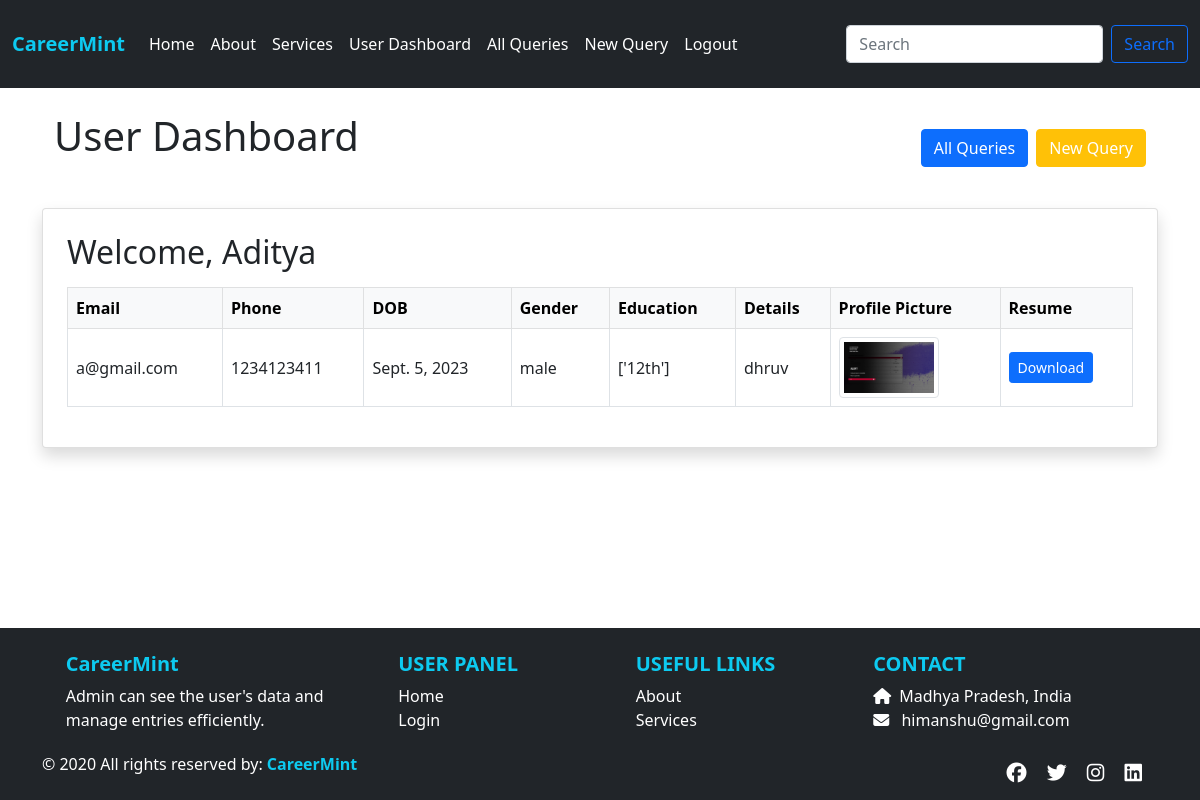
/user_dashboard1/3/, run on an earlier commit of the app's database.
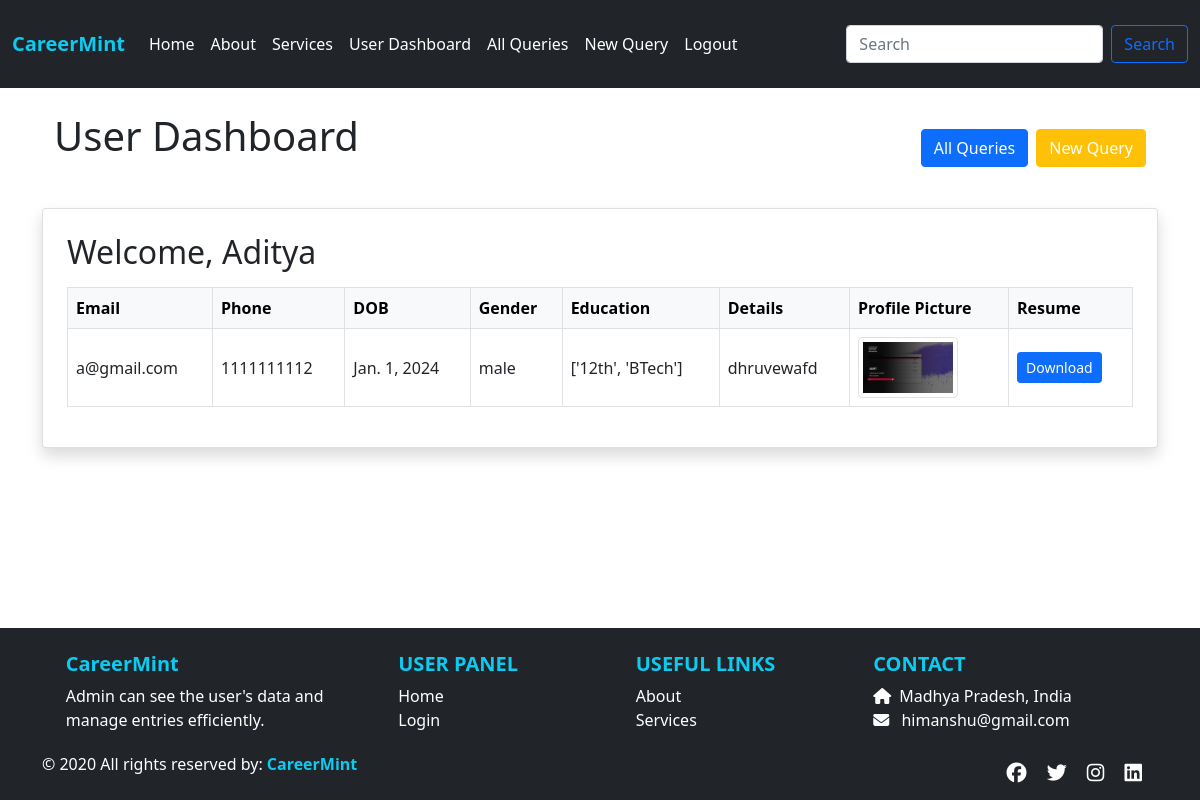
And on a later commit of the database.
### app/models.py (models this page shows, shortened)
class Users(models.Model):
    stuname = models.CharField(max_length=50)
    stuemail = models.EmailField()
    studetail = models.CharField(max_length=300)
    stuphone = models.BigIntegerField()
    studob = models.DateField(null=True, blank=True)
    stuedu = models.CharField(max_length=50, null=True, blank=True)
    stugender = models.CharField(max_length=50, null=True, blank=True)
    stuimage = models.ImageField(upload_to='images/', blank=True, null=True)
    sturesume = models.FileField(upload_to='files/', blank=True, null=True)
    stupass = models.CharField(max_length=50)

### app/views.py (the view)
# urls.py: path('user_dashboard1/<int:pk>/', views.user_dashboard1, name='user_dashboard1'),
def user_dashboard1(request, pk):
    user = Users.objects.get(id=pk)
    return render(request, 'user_dashboard.html', {'userdata': user})

### app/templates/user_dashboard.html (shortened to what this page needs)
{% extends "base.html" %}
{% load static %}
{% block css %}
<link rel="stylesheet" href="{% static 'css/style.css' %}">
{% endblock %}
{% block content %}
<div class="container mb-4">
  <div class="d-flex flex-wrap justify-content-between align-items-center gap-2">
  <h1 class="text-center mb-4">User Dashboard</h1>
    <div class="d-flex flex-wrap gap-2">
      <a href="{% url 'userallquery' pk=userdata.id %}" class="btn btn-primary">All Queries</a>
      <a href="{% url 'newquery' pk=userdata.id %}" class="btn btn-warning text-white">New Query</a>
    </div>
  </div>
</div>
  <div class="card shadow p-4">
    <h2 class="mb-3">Welcome, {{ userdata.stuname }}</h2>
    <div class="table-responsive">
      <table class="table table-bordered table-hover align-middle">
        <thead class="table-light">
          <tr>
            <th>Email</th>
            <th>Phone</th>
            <th>DOB</th>
            <th>Gender</th>
            <th>Education</th>
            <th>Details</th>
            {% if userdata.stuimage %}
              <th>Profile Picture</th>
            {% endif %}
            {% if userdata.sturesume %}
              <th>Resume</th>
            {% endif %}
          </tr>
        </thead>
        <tbody>
          <tr>
            <td>{{ userdata.stuemail }}</td>
            <td>{{ userdata.stuphone }}</td>
            <td>{{ userdata.studob }}</td>
            <td>{{ userdata.stugender }}</td>
            <td>{{ userdata.stuedu }}</td>
            <td>{{ userdata.studetail }}</td>
            {% if userdata.stuimage %}
              <td><img src="{{ userdata.stuimage.url }}" alt="Profile" class="img-thumbnail" style="max-width: 100px;"></td>
            {% endif %}
            {% if userdata.sturesume %}
              <td><a href="{{ userdata.sturesume.url }}" class="btn btn-primary btn-sm" target="_blank">Download</a></td>
            {% endif %}
          </tr>
        </tbody>
      </table>
    </div>
  </div>
</div>
{% endblock %}

What changed in the data, as far as the page shows it:
changed Users "Aditya": stuphone "1234123411" → "1111111112"; studob "Sept. 5, 2023" → "Jan. 1, 2024"; stuedu "['12th']" → "['12th', 'BTech']"; studetail "dhruv" → "dhruvewafd"
